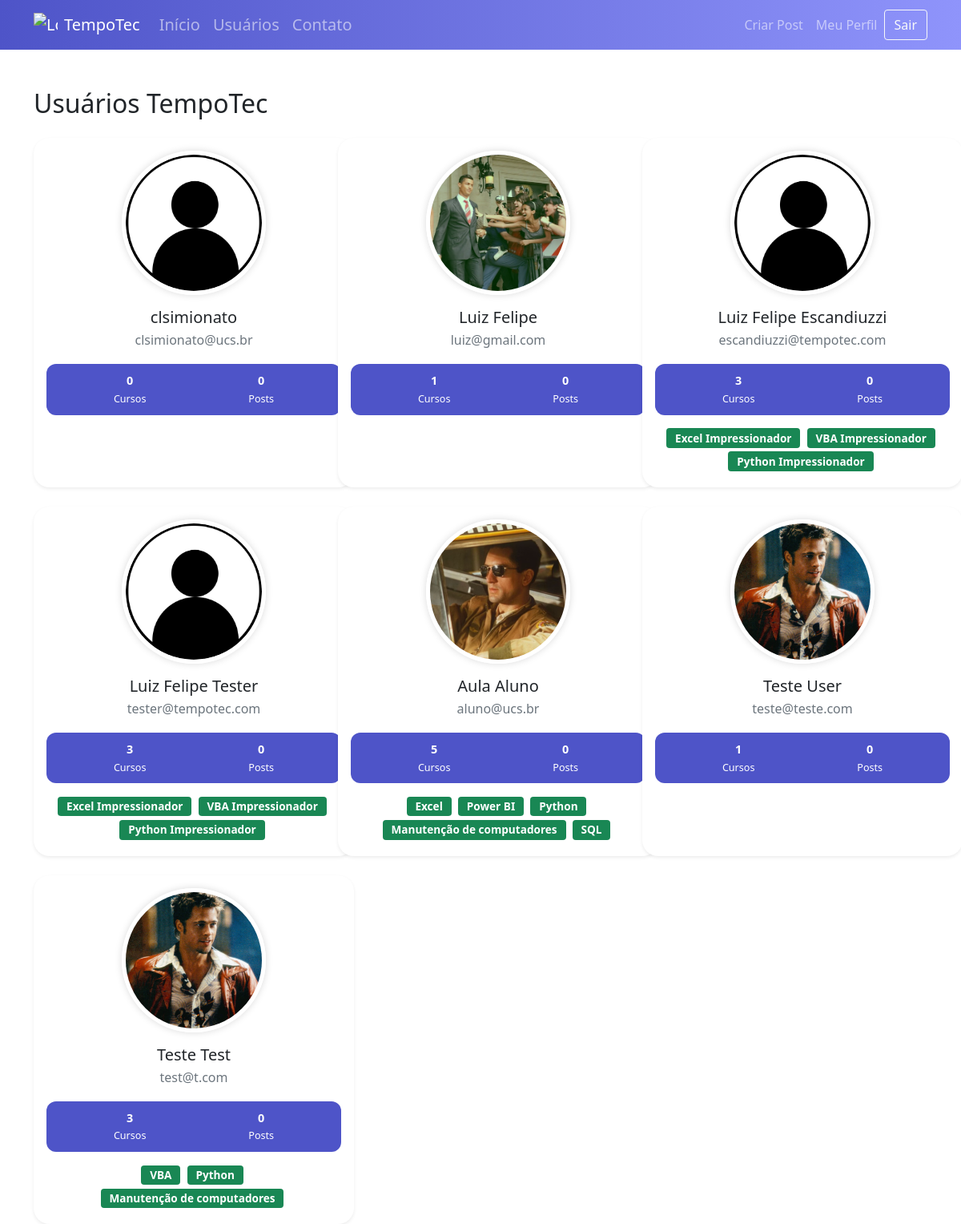
Screenshot of /usuarios (signed in) with the database file from the repository.
### tempotec/models.py (models this page shows, shortened)
class Usuario(database.Model, UserMixin):
    id = database.Column(database.Integer, primary_key=True)
    username = database.Column(database.String, nullable=False)
    email = database.Column(database.String, nullable=False, unique=True)
    senha = database.Column(database.String, nullable=False)
    foto_perfil = database.Column(database.String, default='default.jpg')
    posts = database.relationship('Post', backref='autor', lazy=True)
    cursos = database.Column(database.String, nullable=False, default='Não Informado')

### tempotec/routes.py (the view)
@app.route('/usuarios')
@login_required
def usuarios():
    lista_usuarios = Usuario.query.all()
    return render_template('usuarios.html', lista_usuarios=lista_usuarios)

### tempotec/models.py (called while the page is built)
@login_manager.user_loader
def load_usuario(id_usuario):
    return Usuario.query.get(int(id_usuario))

### tempotec/templates/usuarios.html
{% extends 'base.html' %}
{% block body %}
<div class="container mt-5">
    <h2 class="mb-4">Usuários TempoTec</h2>
    <div class="row row-cols-1 row-cols-md-2 row-cols-lg-3 g-4">
        {% for usuario in lista_usuarios %}
        <div class="col">
            <div class="card shadow-sm p-3 user-card h-100">
                <div class="d-flex flex-column align-items-center text-center">
                    <img src="{{ url_for('static', filename='fotos_perfil/{}'.format(usuario.foto_perfil)) }}"
                         class="profile-img mb-3" alt="Foto de Perfil">
                    <h5 class="mb-1">{{ usuario.username }}</h5>
                    <p class="text-muted mb-2">{{ usuario.email }}</p>
                    <div class="user-stats d-flex justify-content-around w-100">
                        <div><strong>
                            {% if 'Não Informado' in usuario.cursos %}
                            0
                            {% else %}
                            {{ usuario.cursos.count(';') + 1 }}
                            {% endif %}
                        </strong><br><small>Cursos</small></div>
                        <div><strong>0</strong><br><small>Posts</small></div>
                    </div>
                    <div class="mt-3 text-center w-100">
                        {% for curso in usuario.cursos.split(';') %}
                        {% if curso != 'Não Informado' %}
                        <span class="badge bg-success badge-course me-1 mb-1">{{ curso }}</span>
                        {% endif %}
                        {% endfor %}
                    </div>
                </div>
            </div>
        </div>
        {% endfor %}
    </div>
</div>
{% endblock %}

### tempotec/templates/base.html (shortened to what this page needs)
<!DOCTYPE html>
<html lang="pt-br">
<head>
    <link href="https://cdn.jsdelivr.net/npm/bootstrap@5.0.0-beta1/dist/css/bootstrap.min.css" rel="stylesheet"
>
    <link rel="stylesheet" type="text/css" href="{{ url_for('static', filename='main.css') }}">
</head>
<body>
{% include 'navbar.html' %}
{% block body %}
{% endblock %}
</body>
</html>

### tempotec/templates/navbar.html (shortened to what this page needs)
<nav class="navbar navbar-expand-lg navbar-dark custom-navbar">
    <div class="container-fluid container">
        <a class="navbar-brand d-flex align-items-center" href="{{ url_for('home') }}">
            <img src="{{ url_for('static', filename='images/logo.svg') }}" alt="Logo" width="30" height="30"
                 class="me-2">
            TempoTec
        </a>
        <div class="collapse navbar-collapse" id="navbarSupportedContent">
            <ul class="navbar-nav me-auto mb-2 mb-lg-0">
                <li class="nav-item">
                    <a class="nav-link fw-semibold fs-5" href="{{ url_for('home') }}">Início</a>
                </li>
                <li class="nav-item">
                    <a class="nav-link fw-semibold fs-5" href="{{ url_for('usuarios') }}">Usuários</a>
                </li>
                <li class="nav-item">
                    <a class="nav-link fw-semibold fs-5" href="{{ url_for('contato') }}">Contato</a>
                </li>
            </ul>
            <ul class="d-flex navbar-nav align-items-center">
                {% if current_user.is_authenticated %}
                <li class="nav-item">
                    <a class="nav-link" href="{{ url_for('criar_post') }}">Criar Post</a>
                </li>
                <li class="nav-item">
                    <a class="nav-link" href="{{ url_for('perfil') }}">Meu Perfil</a>
                </li>
                <li class="nav-item">
                    <a class="btn btn-outline-light" href="{{ url_for('sair') }}">Sair</a>
                </li>
                {% endif %}
            </ul>
        </div>
    </div>
</nav>

### tempotec/static/main.css (style rules this page uses)
.card { width: 400px; border: none; border-radius: 10px; background-color: #fff }
.custom-navbar { background: linear-gradient(to right, #4e54c8, #8f94fb); }
.nav-link { transition: color 0.3s ease; }
.user-card { border-radius: 20px; transition: transform 0.2s; }
.profile-img { width: 120px; height: 120px; object-fit: cover; border-radius: 50%; box-shadow: 0 0 8px rgba(0, 0, 0, 0.1); }
.badge-course { font-size: 0.85rem; padding: 0.4em 0.8em; }
.user-stats { background-color: #4e54c8; color: white; border-radius: 12px; padding: 10px 20px; font-size: 0.9rem; margin-top: 10px; }
.profile-img { width: 180px; height: 180px; object-fit: cover; border-radius: 50%; border: 5px solid #fff; box-shadow: 0 0 10px rgba(0, 0, 0, 0.15); }

### rows the page displays
Usuario: foto_perfil (placeholder picture), username "clsimionato", email "clsimionato@ucs.br", cursos "0"
Usuario: foto_perfil (picture), username "Luiz Felipe", email "luiz@gmail.com", cursos "1"
Usuario: foto_perfil (placeholder picture), username "Luiz Felipe Escandiuzzi", email "escandiuzzi@tempotec.com", cursos "3", curso "Excel Impressionador" "VBA Impressionador" "Python Impressionador"
Usuario: foto_perfil (placeholder picture), username "Luiz Felipe Tester", email "tester@tempotec.com", cursos "3", curso "Excel Impressionador" "VBA Impressionador" "Python Impressionador"
Usuario: foto_perfil (picture), username "Aula Aluno", email "aluno@ucs.br", cursos "5", curso "Excel" "Power BI" "Python" "Manutenção de computadores" "SQL"
Usuario: foto_perfil (picture), username "Teste User", email "teste@teste.com", cursos "1"
Usuario: foto_perfil (picture), username "Teste Test", email "test@t.com", cursos "3", curso "VBA" "Python" "Manutenção de computadores"
